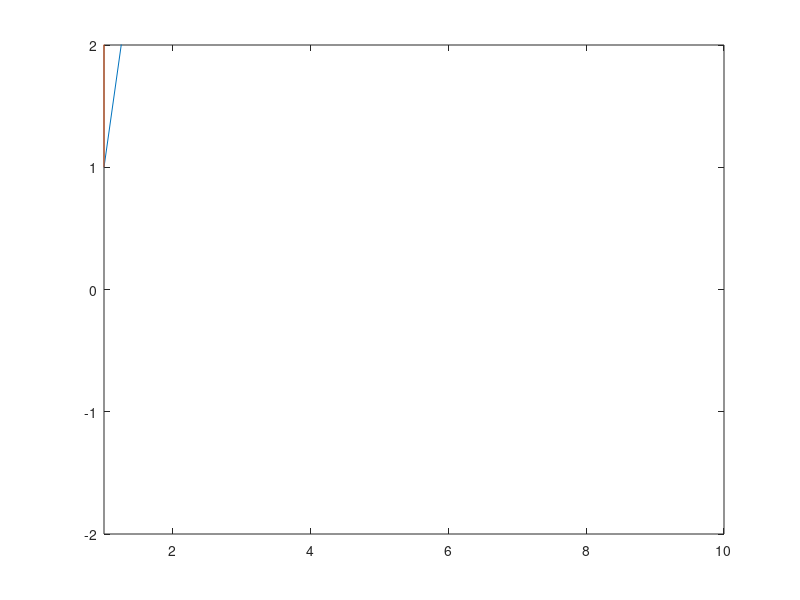

The MATLAB source for this figure:
x(1)=1;  % warunki poczatkowe
lambda=input('lambda:');
for i=2:10
  x(i) = lambda*x(i-1);
end
plot(x);
axis([1 10 -2 2]);
for i=2:10
  x(i) = exp(lambda*i);      % alfa=lambda
end
hold on;
plot(x);
hold off;